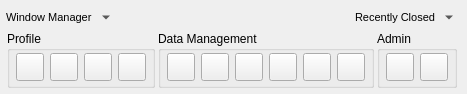
<?xml version="1.0" encoding="UTF-8"?>
<ui version="4.0">
 <class>Toolbar</class>
 <widget class="QWidget" name="Toolbar">
  <property name="geometry">
   <rect>
    <x>0</x>
    <y>0</y>
    <width>467</width>
    <height>94</height>
   </rect>
  </property>
  <property name="sizePolicy">
   <sizepolicy hsizetype="Fixed" vsizetype="Fixed">
    <horstretch>0</horstretch>
    <verstretch>0</verstretch>
   </sizepolicy>
  </property>
  <property name="minimumSize">
   <size>
    <width>1</width>
    <height>1</height>
   </size>
  </property>
  <property name="maximumSize">
   <size>
    <width>9999999</width>
    <height>9999999</height>
   </size>
  </property>
  <property name="windowTitle">
   <string>Toolbar - Spire</string>
  </property>
  <layout class="QVBoxLayout" name="verticalLayout">
   <property name="spacing">
    <number>2</number>
   </property>
   <property name="leftMargin">
    <number>6</number>
   </property>
   <property name="topMargin">
    <number>6</number>
   </property>
   <property name="rightMargin">
    <number>6</number>
   </property>
   <property name="bottomMargin">
    <number>6</number>
   </property>
   <item>
    <layout class="QHBoxLayout" name="m_headerLayout">
     <item>
      <layout class="QHBoxLayout" name="m_windowManagerLayout">
       <item>
        <widget class="QLabel" name="m_windowManagerLabel">
         <property name="font">
          <font>
           <family>Arial</family>
           <pointsize>8</pointsize>
           <weight>50</weight>
           <bold>false</bold>
          </font>
         </property>
         <property name="text">
          <string>Window Manager</string>
         </property>
        </widget>
       </item>
       <item>
        <widget class="QToolButton" name="m_windowManagerButton">
         <property name="styleSheet">
          <string notr="true">QToolButton::menu-indicator {
  width: 0px;
  height: 0px;
}
</string>
         </property>
         <property name="text">
          <string>...</string>
         </property>
         <property name="popupMode">
          <enum>QToolButton::InstantPopup</enum>
         </property>
         <property name="autoRaise">
          <bool>true</bool>
         </property>
         <property name="arrowType">
          <enum>Qt::DownArrow</enum>
         </property>
        </widget>
       </item>
      </layout>
     </item>
     <item>
      <spacer name="m_headerSpacer">
       <property name="orientation">
        <enum>Qt::Horizontal</enum>
       </property>
       <property name="sizeHint" stdset="0">
        <size>
         <width>40</width>
         <height>20</height>
        </size>
       </property>
      </spacer>
     </item>
     <item>
      <layout class="QHBoxLayout" name="m_recentlyClosedLayout">
       <item>
        <widget class="QLabel" name="m_recentlyClosedLabel">
         <property name="font">
          <font>
           <family>Arial</family>
           <pointsize>8</pointsize>
           <weight>50</weight>
           <bold>false</bold>
          </font>
         </property>
         <property name="text">
          <string>Recently Closed</string>
         </property>
        </widget>
       </item>
       <item>
        <widget class="QToolButton" name="m_recentlyClosedButton">
         <property name="styleSheet">
          <string notr="true">QToolButton::menu-indicator {
  width: 0px;
  height: 0px;
}
</string>
         </property>
         <property name="text">
          <string>...</string>
         </property>
         <property name="autoRaise">
          <bool>true</bool>
         </property>
         <property name="arrowType">
          <enum>Qt::DownArrow</enum>
         </property>
        </widget>
       </item>
      </layout>
     </item>
    </layout>
   </item>
   <item>
    <layout class="QHBoxLayout" name="m_componentsLayout">
     <item>
      <widget class="QGroupBox" name="m_profileGroup">
       <property name="sizePolicy">
        <sizepolicy hsizetype="Fixed" vsizetype="Fixed">
         <horstretch>0</horstretch>
         <verstretch>0</verstretch>
        </sizepolicy>
       </property>
       <property name="palette">
        <palette>
         <active>
          <colorrole role="Text">
           <brush brushstyle="SolidPattern">
            <color alpha="255">
             <red>0</red>
             <green>0</green>
             <blue>0</blue>
            </color>
           </brush>
          </colorrole>
         </active>
         <inactive>
          <colorrole role="Text">
           <brush brushstyle="SolidPattern">
            <color alpha="255">
             <red>0</red>
             <green>0</green>
             <blue>0</blue>
            </color>
           </brush>
          </colorrole>
         </inactive>
         <disabled>
          <colorrole role="Text">
           <brush brushstyle="SolidPattern">
            <color alpha="255">
             <red>106</red>
             <green>104</green>
             <blue>100</blue>
            </color>
           </brush>
          </colorrole>
         </disabled>
        </palette>
       </property>
       <property name="font">
        <font>
         <family>Arial</family>
         <weight>50</weight>
         <bold>false</bold>
        </font>
       </property>
       <property name="title">
        <string>Profile</string>
       </property>
       <layout class="QHBoxLayout" name="horizontalLayout">
        <property name="spacing">
         <number>6</number>
        </property>
        <property name="leftMargin">
         <number>6</number>
        </property>
        <property name="topMargin">
         <number>2</number>
        </property>
        <property name="rightMargin">
         <number>6</number>
        </property>
        <property name="bottomMargin">
         <number>4</number>
        </property>
        <item>
         <widget class="QToolButton" name="m_newCanvasButton">
          <property name="minimumSize">
           <size>
            <width>28</width>
            <height>28</height>
           </size>
          </property>
          <property name="maximumSize">
           <size>
            <width>28</width>
            <height>28</height>
           </size>
          </property>
          <property name="toolTip">
           <string>New Canvas</string>
          </property>
          <property name="text">
           <string/>
          </property>
          <property name="icon">
           <iconset resource="../../LegacyResources/LegacyResources.qrc">
            <normaloff>:/icons/table2.png</normaloff>:/icons/table2.png</iconset>
          </property>
          <property name="iconSize">
           <size>
            <width>24</width>
            <height>24</height>
           </size>
          </property>
         </widget>
        </item>
        <item>
         <widget class="QToolButton" name="m_profileButton">
          <property name="sizePolicy">
           <sizepolicy hsizetype="Fixed" vsizetype="Fixed">
            <horstretch>0</horstretch>
            <verstretch>0</verstretch>
           </sizepolicy>
          </property>
          <property name="minimumSize">
           <size>
            <width>28</width>
            <height>28</height>
           </size>
          </property>
          <property name="maximumSize">
           <size>
            <width>28</width>
            <height>28</height>
           </size>
          </property>
          <property name="toolTip">
           <string>View Profile</string>
          </property>
          <property name="text">
           <string/>
          </property>
          <property name="icon">
           <iconset resource="../../LegacyResources/LegacyResources.qrc">
            <normaloff>:/icons/user.png</normaloff>:/icons/user.png</iconset>
          </property>
          <property name="iconSize">
           <size>
            <width>24</width>
            <height>24</height>
           </size>
          </property>
         </widget>
        </item>
        <item>
         <widget class="QToolButton" name="m_keyBindingsButton">
          <property name="minimumSize">
           <size>
            <width>28</width>
            <height>28</height>
           </size>
          </property>
          <property name="maximumSize">
           <size>
            <width>28</width>
            <height>28</height>
           </size>
          </property>
          <property name="toolTip">
           <string>Key Bindings</string>
          </property>
          <property name="styleSheet">
           <string notr="true">QToolButton::menu-indicator {
  width: 0px;
  height: 0px;
}
</string>
          </property>
          <property name="text">
           <string/>
          </property>
          <property name="icon">
           <iconset resource="../../LegacyResources/LegacyResources.qrc">
            <normaloff>:/icons/keyboard_key.png</normaloff>:/icons/keyboard_key.png</iconset>
          </property>
          <property name="iconSize">
           <size>
            <width>24</width>
            <height>24</height>
           </size>
          </property>
         </widget>
        </item>
        <item>
         <widget class="QToolButton" name="m_logoutButton">
          <property name="minimumSize">
           <size>
            <width>28</width>
            <height>28</height>
           </size>
          </property>
          <property name="maximumSize">
           <size>
            <width>28</width>
            <height>28</height>
           </size>
          </property>
          <property name="toolTip">
           <string>Logout</string>
          </property>
          <property name="text">
           <string/>
          </property>
          <property name="icon">
           <iconset resource="../../LegacyResources/LegacyResources.qrc">
            <normaloff>:/icons/exit.png</normaloff>:/icons/exit.png</iconset>
          </property>
          <property name="iconSize">
           <size>
            <width>24</width>
            <height>24</height>
           </size>
          </property>
         </widget>
        </item>
       </layout>
      </widget>
     </item>
     <item>
      <widget class="QGroupBox" name="m_dataManagementGroup">
       <property name="sizePolicy">
        <sizepolicy hsizetype="Fixed" vsizetype="Fixed">
         <horstretch>0</horstretch>
         <verstretch>0</verstretch>
        </sizepolicy>
       </property>
       <property name="font">
        <font>
         <family>Arial</family>
        </font>
       </property>
       <property name="title">
        <string>Data Management</string>
       </property>
       <layout class="QHBoxLayout" name="m_marketDataLayout">
        <property name="spacing">
         <number>6</number>
        </property>
        <property name="leftMargin">
         <number>6</number>
        </property>
        <property name="topMargin">
         <number>2</number>
        </property>
        <property name="rightMargin">
         <number>6</number>
        </property>
        <property name="bottomMargin">
         <number>4</number>
        </property>
        <item>
         <widget class="QToolButton" name="m_openBookViewButton">
          <property name="minimumSize">
           <size>
            <width>28</width>
            <height>28</height>
           </size>
          </property>
          <property name="maximumSize">
           <size>
            <width>28</width>
            <height>28</height>
           </size>
          </property>
          <property name="toolTip">
           <string>Book View</string>
          </property>
          <property name="text">
           <string/>
          </property>
          <property name="icon">
           <iconset resource="../../LegacyResources/LegacyResources.qrc">
            <normaloff>:/icons/book_blue.png</normaloff>:/icons/book_blue.png</iconset>
          </property>
          <property name="iconSize">
           <size>
            <width>24</width>
            <height>24</height>
           </size>
          </property>
          <property name="autoRaise">
           <bool>false</bool>
          </property>
         </widget>
        </item>
        <item>
         <widget class="QToolButton" name="m_openTimeAndSalesButton">
          <property name="minimumSize">
           <size>
            <width>28</width>
            <height>28</height>
           </size>
          </property>
          <property name="maximumSize">
           <size>
            <width>28</width>
            <height>28</height>
           </size>
          </property>
          <property name="toolTip">
           <string>Time and Sales</string>
          </property>
          <property name="text">
           <string/>
          </property>
          <property name="icon">
           <iconset resource="../../LegacyResources/LegacyResources.qrc">
            <normaloff>:/icons/time_and_sales.png</normaloff>:/icons/time_and_sales.png</iconset>
          </property>
          <property name="iconSize">
           <size>
            <width>24</width>
            <height>24</height>
           </size>
          </property>
         </widget>
        </item>
        <item>
         <widget class="QToolButton" name="m_openChartButton">
          <property name="minimumSize">
           <size>
            <width>28</width>
            <height>28</height>
           </size>
          </property>
          <property name="maximumSize">
           <size>
            <width>28</width>
            <height>28</height>
           </size>
          </property>
          <property name="toolTip">
           <string>Chart Window</string>
          </property>
          <property name="text">
           <string/>
          </property>
          <property name="icon">
           <iconset resource="../../LegacyResources/LegacyResources.qrc">
            <normaloff>:/icons/chart_line.png</normaloff>:/icons/chart_line.png</iconset>
          </property>
          <property name="iconSize">
           <size>
            <width>24</width>
            <height>24</height>
           </size>
          </property>
          <property name="autoRaise">
           <bool>false</bool>
          </property>
         </widget>
        </item>
        <item>
         <widget class="QToolButton" name="m_openDashboardButton">
          <property name="minimumSize">
           <size>
            <width>28</width>
            <height>28</height>
           </size>
          </property>
          <property name="maximumSize">
           <size>
            <width>28</width>
            <height>28</height>
           </size>
          </property>
          <property name="toolTip">
           <string>Dashboard Window</string>
          </property>
          <property name="text">
           <string/>
          </property>
          <property name="icon">
           <iconset resource="../../LegacyResources/LegacyResources.qrc">
            <normaloff>:/icons/code_colored.png</normaloff>:/icons/code_colored.png</iconset>
          </property>
          <property name="iconSize">
           <size>
            <width>24</width>
            <height>24</height>
           </size>
          </property>
          <property name="autoRaise">
           <bool>false</bool>
          </property>
         </widget>
        </item>
        <item>
         <widget class="QToolButton" name="m_openOrderImbalanceIndicatorButton">
          <property name="minimumSize">
           <size>
            <width>28</width>
            <height>28</height>
           </size>
          </property>
          <property name="maximumSize">
           <size>
            <width>28</width>
            <height>28</height>
           </size>
          </property>
          <property name="toolTip">
           <string>Open Order Imbalance Indicator</string>
          </property>
          <property name="text">
           <string/>
          </property>
          <property name="icon">
           <iconset resource="../../LegacyResources/LegacyResources.qrc">
            <normaloff>:/icons/scales.png</normaloff>:/icons/scales.png</iconset>
          </property>
          <property name="iconSize">
           <size>
            <width>24</width>
            <height>24</height>
           </size>
          </property>
         </widget>
        </item>
        <item>
         <widget class="QToolButton" name="m_openBlotterButton">
          <property name="minimumSize">
           <size>
            <width>28</width>
            <height>28</height>
           </size>
          </property>
          <property name="maximumSize">
           <size>
            <width>28</width>
            <height>28</height>
           </size>
          </property>
          <property name="toolTip">
           <string>Open Blotter</string>
          </property>
          <property name="styleSheet">
           <string notr="true">QToolButton::menu-indicator {
  width: 0px;
  height: 0px;
}
</string>
          </property>
          <property name="text">
           <string/>
          </property>
          <property name="icon">
           <iconset resource="../../LegacyResources/LegacyResources.qrc">
            <normaloff>:/icons/window_earth.png</normaloff>:/icons/window_earth.png</iconset>
          </property>
          <property name="iconSize">
           <size>
            <width>24</width>
            <height>24</height>
           </size>
          </property>
         </widget>
        </item>
       </layout>
      </widget>
     </item>
     <item>
      <widget class="QGroupBox" name="m_administrationGroup">
       <property name="sizePolicy">
        <sizepolicy hsizetype="Fixed" vsizetype="Fixed">
         <horstretch>0</horstretch>
         <verstretch>0</verstretch>
        </sizepolicy>
       </property>
       <property name="title">
        <string>Admin</string>
       </property>
       <layout class="QHBoxLayout" name="horizontalLayout_2">
        <property name="spacing">
         <number>6</number>
        </property>
        <property name="leftMargin">
         <number>6</number>
        </property>
        <property name="topMargin">
         <number>2</number>
        </property>
        <property name="rightMargin">
         <number>6</number>
        </property>
        <property name="bottomMargin">
         <number>4</number>
        </property>
        <item>
         <widget class="QToolButton" name="m_accountsButton">
          <property name="minimumSize">
           <size>
            <width>28</width>
            <height>28</height>
           </size>
          </property>
          <property name="maximumSize">
           <size>
            <width>28</width>
            <height>28</height>
           </size>
          </property>
          <property name="toolTip">
           <string>View Accounts</string>
          </property>
          <property name="text">
           <string/>
          </property>
          <property name="icon">
           <iconset resource="../../LegacyResources/LegacyResources.qrc">
            <normaloff>:/icons/application_server.png</normaloff>:/icons/application_server.png</iconset>
          </property>
          <property name="iconSize">
           <size>
            <width>24</width>
            <height>24</height>
           </size>
          </property>
         </widget>
        </item>
        <item>
         <widget class="QToolButton" name="m_openPortfolioViewerButton">
          <property name="minimumSize">
           <size>
            <width>28</width>
            <height>28</height>
           </size>
          </property>
          <property name="maximumSize">
           <size>
            <width>28</width>
            <height>28</height>
           </size>
          </property>
          <property name="toolTip">
           <string>View Portfolios</string>
          </property>
          <property name="text">
           <string/>
          </property>
          <property name="icon">
           <iconset resource="../../LegacyResources/LegacyResources.qrc">
            <normaloff>:/icons/briefcase.png</normaloff>:/icons/briefcase.png</iconset>
          </property>
          <property name="iconSize">
           <size>
            <width>24</width>
            <height>24</height>
           </size>
          </property>
         </widget>
        </item>
       </layout>
      </widget>
     </item>
    </layout>
   </item>
  </layout>
 </widget>
 <resources>
  <include location="../../LegacyResources/LegacyResources.qrc"/>
 </resources>
 <connections/>
</ui>
